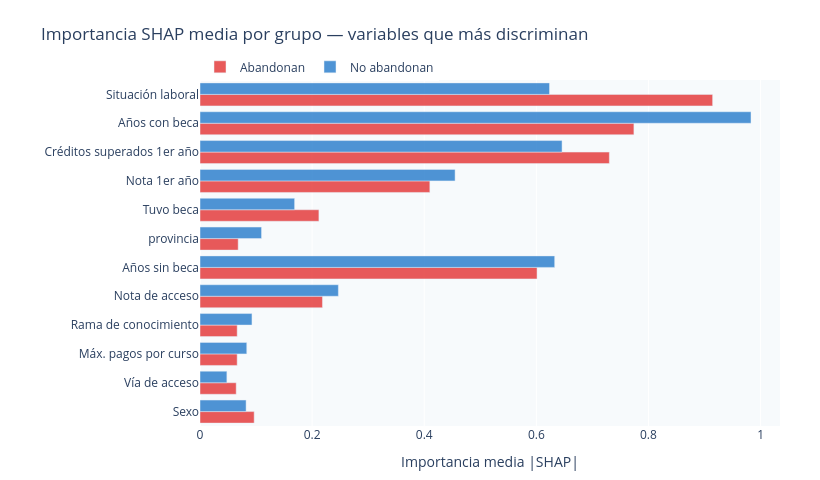

Here is the notebook cell this chart was saved with:
### Code cell
# 7. GRÁFICO 4 — IMPORTANCIA SHAP POR GRUPO
# Compara la importancia media de cada variable entre:
# alumnos que abandonan (y_true=1) vs no abandonan (y_true=0).
# Revela qué variables discriminan más entre los dos grupos.

mask_ab  = y_true == 1
mask_nab = y_true == 0

imp_ab  = np.abs(shap_matrix[mask_ab]).mean(axis=0)
imp_nab = np.abs(shap_matrix[mask_nab]).mean(axis=0)

# Top 12 por diferencia entre grupos
diff = np.abs(imp_ab - imp_nab)
orden_diff = np.argsort(diff)[::-1][:12]
labels_diff = [nombre_legible(feature_names[i]) for i in orden_diff]

fig_grupos = go.Figure()
fig_grupos.add_trace(go.Bar(
    y=labels_diff[::-1], x=imp_ab[orden_diff][::-1],
    orientation='h', name='Abandonan',
    marker_color='#e53e3e', opacity=0.85,
    hovertemplate='%{y}<br>Importancia SHAP: %{x:.4f}<extra>Abandonan</extra>',
))
fig_grupos.add_trace(go.Bar(
    y=labels_diff[::-1], x=imp_nab[orden_diff][::-1],
    orientation='h', name='No abandonan',
    marker_color='#3182ce', opacity=0.85,
    hovertemplate='%{y}<br>Importancia SHAP: %{x:.4f}<extra>No abandonan</extra>',
))
fig_grupos.update_layout(
    title='Importancia SHAP media por grupo — variables que más discriminan',
    barmode='group',
    xaxis=dict(title='Importancia media |SHAP|'),
    height=480, width=820,
    plot_bgcolor='#f7fafc', paper_bgcolor='white',
    legend=dict(orientation='h', y=1.08, x=0),
    margin=dict(l=200, r=40, t=80, b=40),
)
fig_grupos.show()
print('Comparativa grupos generada.')

### Figure 1 — Plotly figure (JSON) as saved in the notebook; plotly's stock layout.template omitted (floating-point values rounded to 4 significant figures)
{"data": [{"hovertemplate": "%{y}<br>Importancia SHAP: %{x:.4f}<extra>Abandonan</extra>", "marker": {"color": "#e53e3e"}, "name": "Abandonan", "opacity": 0.85, "orientation": "h", "type": "bar", "x": [0.09661, 0.06457, 0.06628, 0.06634, 0.2184, 0.6013, 0.06812, 0.2121, 0.41, 0.7302, 0.774, 0.9145], "y": ["Sexo", "Vía de acceso", "Máx. pagos por curso", "Rama de conocimiento", "Nota de acceso", "Años sin beca", "provincia", "Tuvo beca", "Nota 1er año", "Créditos superados 1er año", "Años con beca", "Situación laboral"]}, {"hovertemplate": "%{y}<br>Importancia SHAP: %{x:.4f}<extra>No abandonan</extra>", "marker": {"color": "#3182ce"}, "name": "No abandonan", "opacity": 0.85, "orientation": "h", "type": "bar", "x": [0.08223, 0.04795, 0.08343, 0.0927, 0.2468, 0.6327, 0.1098, 0.1688, 0.455, 0.6459, 0.9829, 0.6235], "y": ["Sexo", "Vía de acceso", "Máx. pagos por curso", "Rama de conocimiento", "Nota de acceso", "Años sin beca", "provincia", "Tuvo beca", "Nota 1er año", "Créditos superados 1er año", "Años con beca", "Situación laboral"]}], "layout": {"barmode": "group", "height": 480, "legend": {"orientation": "h", "x": 0, "y": 1.08}, "margin": {"b": 40, "l": 200, "r": 40, "t": 80}, "paper_bgcolor": "white", "plot_bgcolor": "#f7fafc", "title": {"text": "Importancia SHAP media por grupo — variables que más discriminan"}, "width": 820, "xaxis": {"title": {"text": "Importancia media |SHAP|"}}}}
